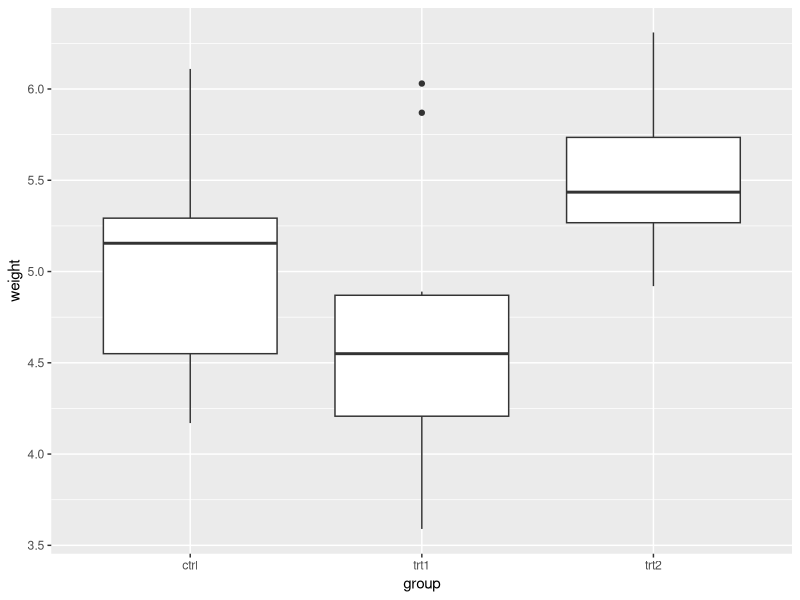
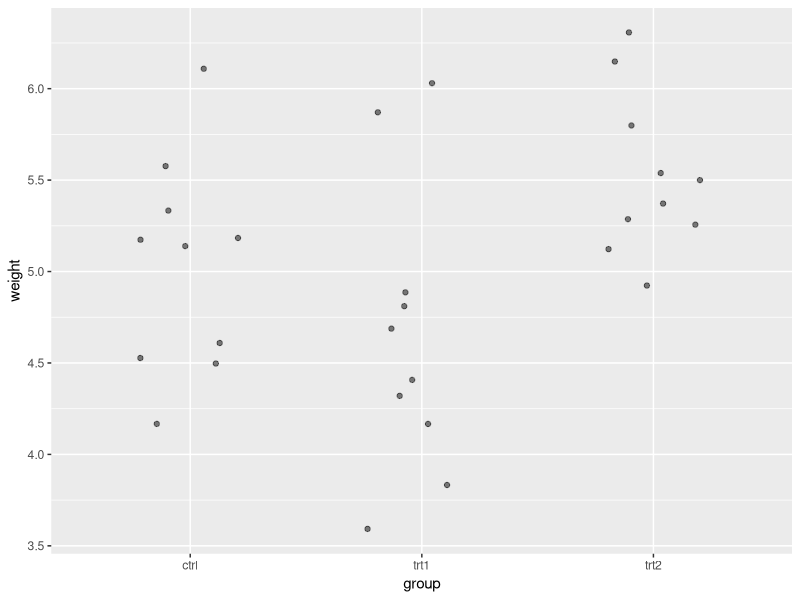
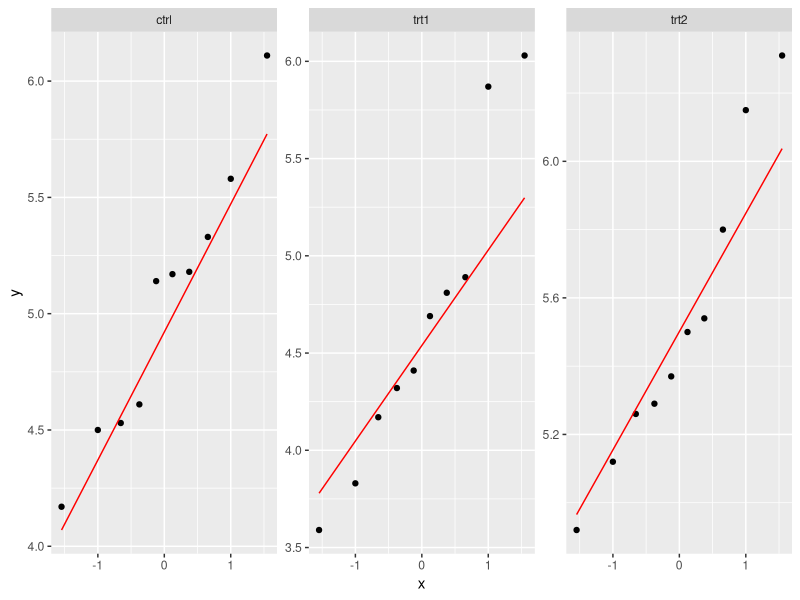

These charts were generated, in order, by the following R code:
# Plant Growth Case Study ----

# Load packages ----
# This should already be loaded if you executed the commands in the previous file.
library(tidyverse)

# A built-in data set ----
data(PlantGrowth)

# 1. Descriptive Statistics ----
# The "global mean", e.g. ANOVA Null hypothesis
mean(PlantGrowth$weight)

# group-wise stats
# Here, using functions from dplyr, a part of the Tidyverse
# Thus, using Tidyverse notation
# %>% is the "the pipe operator"
# Pronounce it as "... and then ..."
# Type it using shift + ctrl + m
# The native pipe operator: |> 
# summarise(group_by(PlantGrowth, group), avg = mean(weight), stdev = sd(weight))
PlantGrowth |> 
  group_by(group) |> 
  summarise(avg = mean(weight),
            # global_avg = mean(PlantGrowth$weight),
            stdev = sd(weight))


# PlantGrowth |> 
#   group_by(group)

# 2. Data Visualization ----
# Here, using functions from ggplot2, a part of the Tidyverse
# 3 essential components
# 1 - The data
# 2 - Aesthetics - "mapping" variables onto scales
# scales: x, y, color, size, shape, linetype
# 3 - Geometry - how the plot will look

# box plot
ggplot(PlantGrowth, aes(x = group, y = weight)) +
  geom_boxplot()

# "dot plot"
ggplot(PlantGrowth, aes(x = group, y = weight)) +
  geom_jitter(width = 0.25, alpha = 0.5)

# Q-Q plot (useful, but a bit more advanced):
ggplot(PlantGrowth, aes(sample = weight)) +
  geom_qq() +
  geom_qq_line(color = "red") +
  facet_wrap(~ group, scales = "free_y")

# 3. Inferential Statistics ----
# first step: define a linear model
# ~ means "described by"
plant_lm <- lm(weight ~ group, data = PlantGrowth)
plant_lm

# t-tests
# Typically, use t.test(), but here, we can use:
summary(plant_lm) # p-values are labeled Pr(>|t|)

# 1-way ANOVA
anova(plant_lm)

# For all pair-wise comparisons use 
plant_aov <- aov(weight ~ group, data = PlantGrowth)
TukeyHSD(plant_aov)